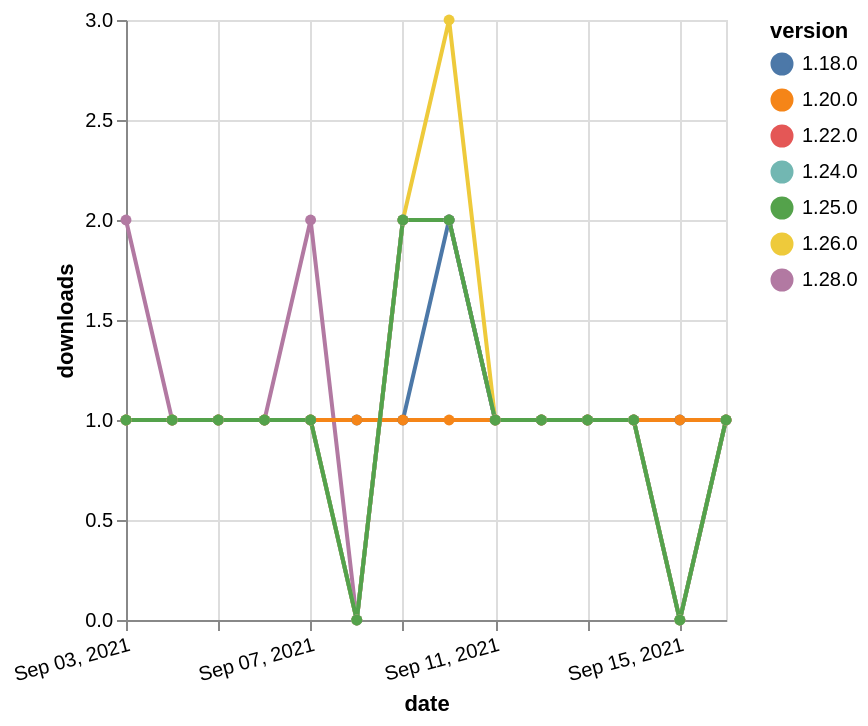

The specification (Vega-Lite) saved for this image:
### Vega-Lite specification from a JSON file in a GitHub repository (floating-point values rounded to 4 significant figures)
{"$schema": "https://vega.github.io/schema/vega-lite/v5.json", "description": "A simple bar chart with embedded data.", "data": {"values": [{"date": "2021-09-03", "total": 212, "delta": 1, "version": "1.18.0"}, {"date": "2021-09-04", "total": 213, "delta": 1, "version": "1.18.0"}, {"date": "2021-09-05", "total": 214, "delta": 1, "version": "1.18.0"}, {"date": "2021-09-06", "total": 215, "delta": 1, "version": "1.18.0"}, {"date": "2021-09-07", "total": 216, "delta": 1, "version": "1.18.0"}, {"date": "2021-09-08", "total": 217, "delta": 1, "version": "1.18.0"}, {"date": "2021-09-09", "total": 218, "delta": 1, "version": "1.18.0"}, {"date": "2021-09-10", "total": 220, "delta": 2, "version": "1.18.0"}, {"date": "2021-09-11", "total": 221, "delta": 1, "version": "1.18.0"}, {"date": "2021-09-12", "total": 222, "delta": 1, "version": "1.18.0"}, {"date": "2021-09-13", "total": 223, "delta": 1, "version": "1.18.0"}, {"date": "2021-09-14", "total": 224, "delta": 1, "version": "1.18.0"}, {"date": "2021-09-15", "total": 225, "delta": 1, "version": "1.18.0"}, {"date": "2021-09-16", "total": 226, "delta": 1, "version": "1.18.0"}, {"date": "2021-09-03", "total": 178, "delta": 1, "version": "1.22.0"}, {"date": "2021-09-04", "total": 179, "delta": 1, "version": "1.22.0"}, {"date": "2021-09-05", "total": 180, "delta": 1, "version": "1.22.0"}, {"date": "2021-09-06", "total": 181, "delta": 1, "version": "1.22.0"}, {"date": "2021-09-07", "total": 182, "delta": 1, "version": "1.22.0"}, {"date": "2021-09-08", "total": 182, "delta": 0, "version": "1.22.0"}, {"date": "2021-09-09", "total": 184, "delta": 2, "version": "1.22.0"}, {"date": "2021-09-10", "total": 186, "delta": 2, "version": "1.22.0"}, {"date": "2021-09-11", "total": 187, "delta": 1, "version": "1.22.0"}, {"date": "2021-09-12", "total": 188, "delta": 1, "version": "1.22.0"}, {"date": "2021-09-13", "total": 189, "delta": 1, "version": "1.22.0"}, {"date": "2021-09-14", "total": 190, "delta": 1, "version": "1.22.0"}, {"date": "2021-09-15", "total": 190, "delta": 0, "version": "1.22.0"}, {"date": "2021-09-16", "total": 191, "delta": 1, "version": "1.22.0"}, {"date": "2021-09-03", "total": 114, "delta": 2, "version": "1.28.0"}, {"date": "2021-09-04", "total": 115, "delta": 1, "version": "1.28.0"}, {"date": "2021-09-05", "total": 116, "delta": 1, "version": "1.28.0"}, {"date": "2021-09-06", "total": 117, "delta": 1, "version": "1.28.0"}, {"date": "2021-09-07", "total": 119, "delta": 2, "version": "1.28.0"}, {"date": "2021-09-08", "total": 119, "delta": 0, "version": "1.28.0"}, {"date": "2021-09-09", "total": 121, "delta": 2, "version": "1.28.0"}, {"date": "2021-09-10", "total": 123, "delta": 2, "version": "1.28.0"}, {"date": "2021-09-11", "total": 124, "delta": 1, "version": "1.28.0"}, {"date": "2021-09-12", "total": 125, "delta": 1, "version": "1.28.0"}, {"date": "2021-09-13", "total": 126, "delta": 1, "version": "1.28.0"}, {"date": "2021-09-14", "total": 127, "delta": 1, "version": "1.28.0"}, {"date": "2021-09-15", "total": 127, "delta": 0, "version": "1.28.0"}, {"date": "2021-09-16", "total": 128, "delta": 1, "version": "1.28.0"}, {"date": "2021-09-03", "total": 168, "delta": 1, "version": "1.26.0"}, {"date": "2021-09-04", "total": 169, "delta": 1, "version": "1.26.0"}, {"date": "2021-09-05", "total": 170, "delta": 1, "version": "1.26.0"}, {"date": "2021-09-06", "total": 171, "delta": 1, "version": "1.26.0"}, {"date": "2021-09-07", "total": 172, "delta": 1, "version": "1.26.0"}, {"date": "2021-09-08", "total": 172, "delta": 0, "version": "1.26.0"}, {"date": "2021-09-09", "total": 174, "delta": 2, "version": "1.26.0"}, {"date": "2021-09-10", "total": 177, "delta": 3, "version": "1.26.0"}, {"date": "2021-09-11", "total": 178, "delta": 1, "version": "1.26.0"}, {"date": "2021-09-12", "total": 179, "delta": 1, "version": "1.26.0"}, {"date": "2021-09-13", "total": 180, "delta": 1, "version": "1.26.0"}, {"date": "2021-09-14", "total": 181, "delta": 1, "version": "1.26.0"}, {"date": "2021-09-15", "total": 181, "delta": 0, "version": "1.26.0"}, {"date": "2021-09-16", "total": 182, "delta": 1, "version": "1.26.0"}, {"date": "2021-09-03", "total": 286, "delta": 1, "version": "1.20.0"}, {"date": "2021-09-04", "total": 287, "delta": 1, "version": "1.20.0"}, {"date": "2021-09-05", "total": 288, "delta": 1, "version": "1.20.0"}, {"date": "2021-09-06", "total": 289, "delta": 1, "version": "1.20.0"}, {"date": "2021-09-07", "total": 290, "delta": 1, "version": "1.20.0"}, {"date": "2021-09-08", "total": 291, "delta": 1, "version": "1.20.0"}, {"date": "2021-09-09", "total": 292, "delta": 1, "version": "1.20.0"}, {"date": "2021-09-10", "total": 293, "delta": 1, "version": "1.20.0"}, {"date": "2021-09-11", "total": 294, "delta": 1, "version": "1.20.0"}, {"date": "2021-09-12", "total": 295, "delta": 1, "version": "1.20.0"}, {"date": "2021-09-13", "total": 296, "delta": 1, "version": "1.20.0"}, {"date": "2021-09-14", "total": 297, "delta": 1, "version": "1.20.0"}, {"date": "2021-09-15", "total": 298, "delta": 1, "version": "1.20.0"}, {"date": "2021-09-16", "total": 299, "delta": 1, "version": "1.20.0"}, {"date": "2021-09-03", "total": 149, "delta": 1, "version": "1.24.0"}, {"date": "2021-09-04", "total": 150, "delta": 1, "version": "1.24.0"}, {"date": "2021-09-05", "total": 151, "delta": 1, "version": "1.24.0"}, {"date": "2021-09-06", "total": 152, "delta": 1, "version": "1.24.0"}, {"date": "2021-09-07", "total": 153, "delta": 1, "version": "1.24.0"}, {"date": "2021-09-08", "total": 153, "delta": 0, "version": "1.24.0"}, {"date": "2021-09-09", "total": 155, "delta": 2, "version": "1.24.0"}, {"date": "2021-09-10", "total": 157, "delta": 2, "version": "1.24.0"}, {"date": "2021-09-11", "total": 158, "delta": 1, "version": "1.24.0"}, {"date": "2021-09-12", "total": 159, "delta": 1, "version": "1.24.0"}, {"date": "2021-09-13", "total": 160, "delta": 1, "version": "1.24.0"}, {"date": "2021-09-14", "total": 161, "delta": 1, "version": "1.24.0"}, {"date": "2021-09-15", "total": 161, "delta": 0, "version": "1.24.0"}, {"date": "2021-09-16", "total": 162, "delta": 1, "version": "1.24.0"}, {"date": "2021-09-03", "total": 138, "delta": 1, "version": "1.25.0"}, {"date": "2021-09-04", "total": 139, "delta": 1, "version": "1.25.0"}, {"date": "2021-09-05", "total": 140, "delta": 1, "version": "1.25.0"}, {"date": "2021-09-06", "total": 141, "delta": 1, "version": "1.25.0"}, {"date": "2021-09-07", "total": 142, "delta": 1, "version": "1.25.0"}, {"date": "2021-09-08", "total": 142, "delta": 0, "version": "1.25.0"}, {"date": "2021-09-09", "total": 144, "delta": 2, "version": "1.25.0"}, {"date": "2021-09-10", "total": 146, "delta": 2, "version": "1.25.0"}, {"date": "2021-09-11", "total": 147, "delta": 1, "version": "1.25.0"}, {"date": "2021-09-12", "total": 148, "delta": 1, "version": "1.25.0"}, {"date": "2021-09-13", "total": 149, "delta": 1, "version": "1.25.0"}, {"date": "2021-09-14", "total": 150, "delta": 1, "version": "1.25.0"}, {"date": "2021-09-15", "total": 150, "delta": 0, "version": "1.25.0"}, {"date": "2021-09-16", "total": 151, "delta": 1, "version": "1.25.0"}]}, "width": "container", "mark": {"type": "line", "point": {"filled": true}}, "encoding": {"x": {"field": "date", "type": "temporal", "timeUnit": "yearmonthdate", "title": "date", "axis": {"labelAngle": -15}}, "y": {"field": "delta", "type": "quantitative", "title": "downloads"}, "color": {"field": "version", "type": "nominal"}, "tooltip": {"field": "delta"}}}
